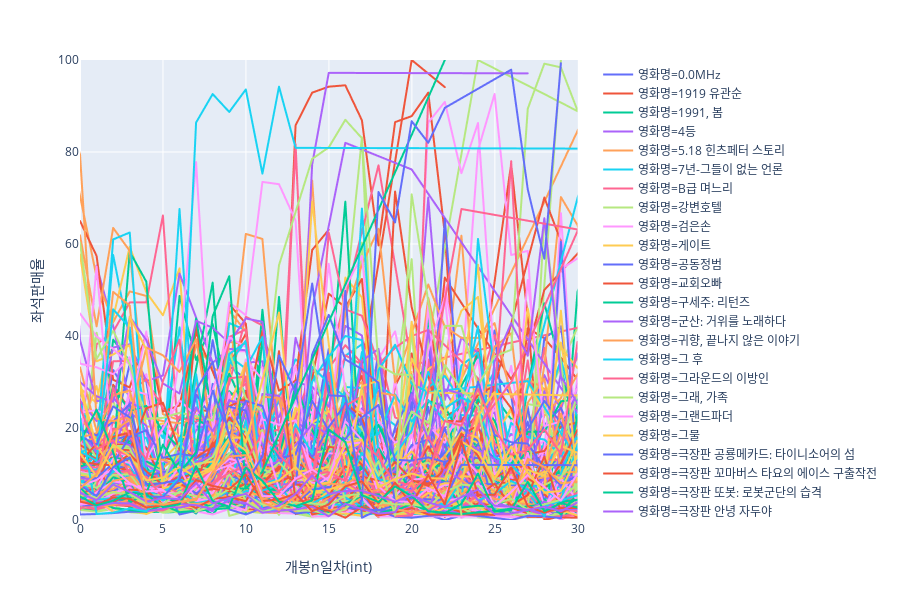

Notebook source saved alongside this figure:
### Markdown cell above
# 개봉 n일차 좌석판매율

### Code cell
# 영화별
px.line(g2_daily, x='개봉n일차(int)', y='좌석판매율', color='영화명', range_x=[0,30], range_y=[0,100])
